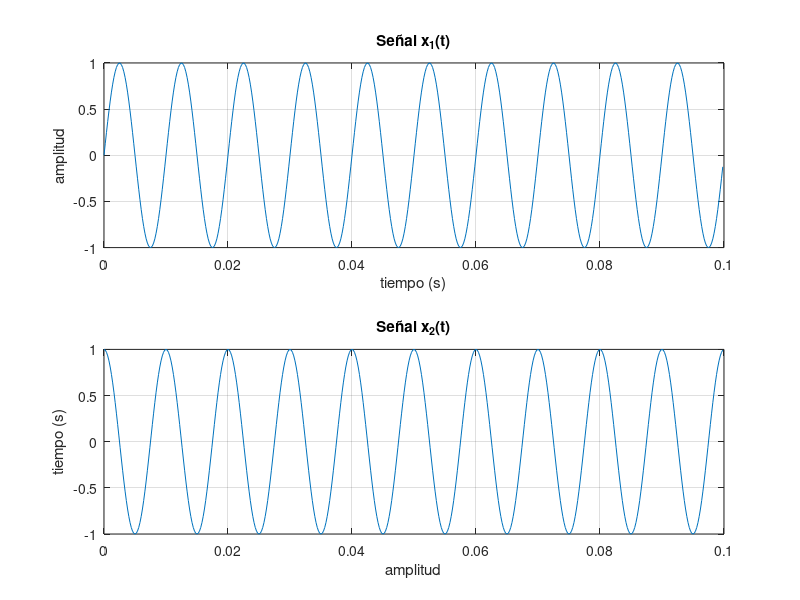
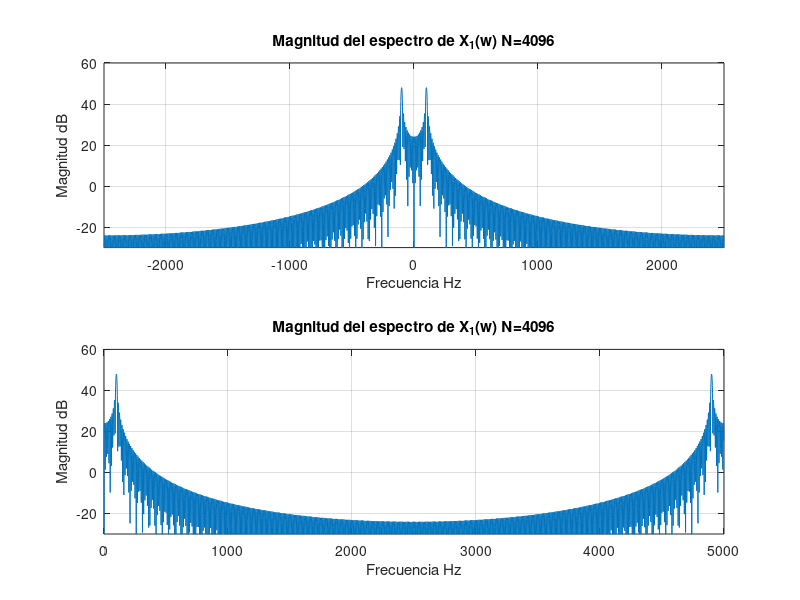
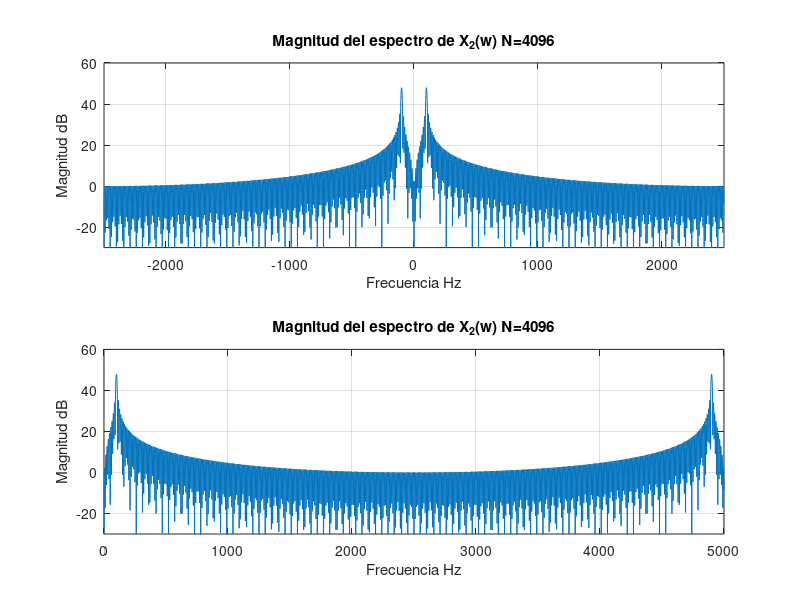
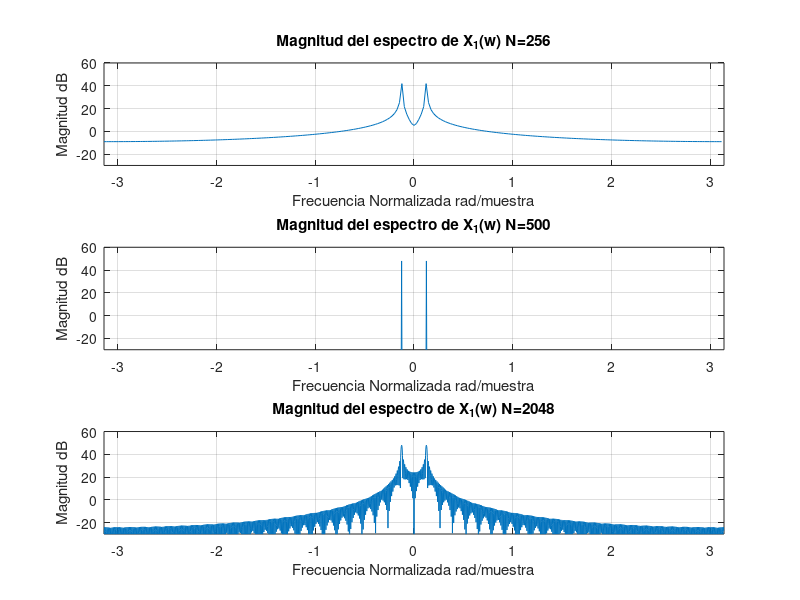

Reproduce these figures in MATLAB, in order. (Note: this script raises an error after producing the figures.)
clc
close all
%% I.1)
f=100;
w=2*pi*f;
fs=5000;
t = 0:1/fs:0.1-1/fs;

x1=sin(w*t);
x2=cos(w*t);

%señales x1(t) x2(t)
figure()
subplot(2,1,1)
plot(t,x1)
ylabel("amplitud")
xlabel("tiempo (s)")
title("Señal x_1(t)")
grid on
subplot(2,1,2)
plot(t,x2)
xlabel("amplitud")
ylabel("tiempo (s)")
title("Señal x_2(t)")
grid on

%calculo de FFT (X1(w), X2(w))
N = 4096;
X1 = fft(x1,N);
X2 = fft(x2,N);

w = -pi:2*pi/N:pi-2*pi/fs;
fa = -fs/2:fs/N:fs/2-fs/N;
fb = 0:fs/N:fs-fs/N;

figure()
subplot(2,1,1)
plot(fa,20*log10(abs(fftshift(X1))))
axis([-fs/2 fs/2 -30 60])
ylabel("Magnitud dB")
xlabel("Frecuencia Hz")
title("Magnitud del espectro de X_1(w) N=4096")
grid on
subplot(2,1,2)
plot(fb,20*log10(abs((X1))));
ylabel("Magnitud dB")
xlabel("Frecuencia Hz")
title("Magnitud del espectro de X_1(w) N=4096")
axis([0 fs -30 60])
grid on

figure()
subplot(2,1,1)
plot(fa,20*log10(abs(fftshift(X2))))
axis([-fs/2 fs/2 -30 60])
ylabel("Magnitud dB")
xlabel("Frecuencia Hz")
title("Magnitud del espectro de X_2(w) N=4096")
grid on
subplot(2,1,2)
plot(fb,20*log10(abs((X2))));
ylabel("Magnitud dB")
xlabel("Frecuencia Hz")
title("Magnitud del espectro de X_2(w) N=4096")
axis([0 fs -30 60])
grid on
%% I.2)
N2=256;
N3=500;
N4=2048;

w2 = -pi:2*pi/N2:pi-2*pi/fs;
w3 = -pi:2*pi/N3:pi-2*pi/fs;
w4 = -pi:2*pi/N4:pi-2*pi/fs;

X12 = fft(x1,N2);
X13 = fft(x1,N3);
X14 = fft(x1,N4);

X22 = fft(x2,N2);
X23 = fft(x2,N3);
X24 = fft(x2,N4);

% Espectro X1(w) para distintos largos N
figure()
subplot(3,1,1)
plot(w2,20*log10(abs(fftshift(X12))))
axis([-pi pi -30 60])
ylabel("Magnitud dB")
xlabel("Frecuencia Normalizada rad/muestra")
title("Magnitud del espectro de X_1(w) N=256")
grid on
subplot(3,1,2)
plot(w3,20*log10(abs(fftshift(X13))))
axis([-pi pi -30 60])
ylabel("Magnitud dB")
xlabel("Frecuencia Normalizada rad/muestra")
title("Magnitud del espectro de X_1(w) N=500")
grid on
subplot(3,1,3)
plot(w4,20*log10(abs(fftshift(X14))))
axis([-pi pi -30 60])
ylabel("Magnitud dB")
xlabel("Frecuencia Normalizada rad/muestra")
title("Magnitud del espectro de X_1(w) N=2048")
grid on

% Espectro X2(w) para distintos largos N
figure()
subplot(3,1,1)
plot(w2,20*log10(abs(fftshift(X22))))
axis([-pi pi -30 60])
ylabel("Magnitud dB")
xlabel("Frecuencia Normalizada rad/muestra")
title("Magnitud del espectro de X_2(w) N=256")
grid on
subplot(3,1,2)
plot(w3,20*log10(abs(fftshift(X23))))
axis([-pi pi -30 60])
ylabel("Magnitud dB")
xlabel("Frecuencia Normalizada rad/muestra")
title("Magnitud del espectro de X_2(w) N=500")
grid on
subplot(3,1,3)
plot(w4,20*log10(abs(fftshift(X24))))
axis([-pi pi -30 60])
ylabel("Magnitud dB")
xlabel("Frecuencia Normalizada rad/muestra")
title("Magnitud del espectro de X_2(w) N=2048")
grid on

% Re|Im X1(w)

figure()
subplot(3,2,1)
plot(w2,real(fftshift(X12)))
axis([-pi pi -30 60])
ylabel("Magnitud")
xlabel("Frecuencia Normalizada rad/muestra")
title("Parte real de X_1(w) N=256")
subplot(3,2,2)
plot(w2,imag(fftshift(X12)))
axis([-pi pi -30 60])
ylabel("Magnitud")
xlabel("Frecuencia Normalizada rad/muestra")
title("Parte imaginaria de X_1(w) N=256")
subplot(3,2,3)
plot(w3,real(fftshift(X13)))
axis([-pi pi -30 60])
ylabel("Magnitud")
xlabel("Frecuencia Normalizada rad/muestra")
title("Parte real de X_1(w) N=500")
subplot(3,2,4)
plot(w3,imag(fftshift(X13)))
axis([-pi pi -30 60])
ylabel("Magnitud")
xlabel("Frecuencia Normalizada rad/muestra")
title("Parte imaginaria de X_1(w) N=500")
subplot(3,2,5)
plot(w4,real(fftshift(X14)))
axis([-pi pi -30 60])
ylabel("Magnitud")
xlabel("Frecuencia Normalizada rad/muestra")
title("Parte real de X_1(w) N=2048")
subplot(3,2,6)
plot(w4,imag(fftshift(X14)))
axis([-pi pi -30 60])
ylabel("Magnitud")
xlabel("Frecuencia Normalizada rad/muestra")
title("Parte imaginaria de X_1(w) N=2048")

% Re|Im X2(w)

figure()
subplot(3,2,1)
plot(w2,real(fftshift(X22)))
axis([-pi pi -30 60])
ylabel("Magnitud")
xlabel("Frecuencia Normalizada rad/muestra")
title("Parte real de X_2(w) N=256")
subplot(3,2,2)
plot(w2,imag(fftshift(X22)))
axis([-pi pi -30 60])
ylabel("Magnitud")
xlabel("Frecuencia Normalizada rad/muestra")
title("Parte imaginaria de X_2(w) N=256")
subplot(3,2,3)
plot(w3,real(fftshift(X23)))
axis([-pi pi -30 60])
ylabel("Magnitud")
xlabel("Frecuencia Normalizada rad/muestra")
title("Parte real de X_2(w) N=500")
subplot(3,2,4)
plot(w3,imag(fftshift(X23)))
axis([-pi pi -30 60])
ylabel("Magnitud")
xlabel("Frecuencia Normalizada rad/muestra")
title("Parte imaginaria de X_2(w) N=500")
subplot(3,2,5)
plot(w4,real(fftshift(X24)))
axis([-pi pi -30 60])
ylabel("Magnitud")
xlabel("Frecuencia Normalizada rad/muestra")
title("Parte real de X_2(w) N=2048")
subplot(3,2,6)
plot(w4,imag(fftshift(X24)))
axis([-pi pi -30 60])
ylabel("Magnitud")
xlabel("Frecuencia Normalizada rad/muestra")
title("Parte imaginaria de X_2(w) N=2048")

%% II.1)
fs=5000;
t = 0:1/fs:0.1-1/fs;
x = 0.5*cos(2*pi*100*t) + 1.5*cos(2*pi*500*t);
%varianza -> sigma ^2
r = sqrt(2)*randn(1,length(x));
y = x+r;

figure()
plot(t,y)

f = 0:fs/500:fs-fs/500;
X = fft(x);
Y = fft(y);

figure()
subplot(2,1,1)
plot(f,(abs(X)))
ylabel("Magnitud")
xlabel("Frecuencia Normalizada rad/muestra")
title("Magnitud del espectro de la señal limpia")
axis([0 1001 -30 600])
subplot(2,1,2)
plot(f,(abs(Y)))
ylabel("Magnitud")
xlabel("Frecuencia Normalizada rad/muestra")
title("Magnitud del espectro de la señal con ruido")
axis([0 1001 -10 600])

%20log10 amplitud en decibeles 
xmax = max(20*log10(abs(X)));
ymax = max(20*log10(abs(Y)));

figure()
subplot(2,1,1)
plot(f,20*log10(abs(X))-xmax)
axis([0 1001 -60 10])
ylabel("Magnitud Normalizada dB")
xlabel("Frecuencia Normalizada rad/muestra")
title("Magnitud normalizada del espectro de la señal limpia en dB")
axis([0 1001 -60 10])
subplot(2,1,2)
plot(f,20*log10(abs(Y))-ymax)
ylabel("Magnitud Normalizada dB")
xlabel("Frecuencia Normalizada rad/muestra")
title("Magnitud normalizada del espectro de la señal con ruido en dB")
axis([0 1001 -60 10])

%para un periodo de tiempo de un segundo, debe ajustarse: 
% t = 0:1/fs:1-1/fs; f = 0:fs;

%% III.1) Filtrado en dominio de la frequencia.

%% IV.1)

N = 8;
n = 0:N-1;

% x = e^2pin/n
x=cos(2*pi*n/N)-1i*sin(2*pi*n/N);

% x = delta()
%x = zeros(8,1);
%x(1)=1;

% x = 1
%x = ones(8,1);

% x = cos(2pin/N)
%x = cos(2*pi*n/N);
t=0:0.5/N:0.5-0.5/N;
figure()
stem(t,x)
X = DFTsum(x);
w = 0:2*pi/N:2*pi-2*pi/N;
figure()
stem(w,abs(X))
X2 = fft(x);
figure()
stem(w,abs(X2))
%% IV.2)

%% IV.3)
x1=cos(2*pi*100*t);
fs = 5000;
t = 0:1/fs:1-1/fs;
X1 = DFTsum(x1);
w = -pi:2*pi/5000:pi-2*pi/5000;
figure()
stem(w,abs(X1));

X3 = fft(x1,500);
w3 = -pi:2*pi/500:pi-2*pi/500;
stem(w3,abs(X3));

%% V.1)
N = 8;
t=0:0.5/N:0.5-0.5/N;
xe = cos(2*pi*100*t);
Xe = DFTmatrix(xe);
w = -pi:2*pi/N:pi-2*pi/N;
figure()
stem(w,abs(Xe))


%%
function A = genAmatrix(N)
    A = zeros(N);
    for k=1:N
        for n=1:N
            A(k,n)=exp(-1i*2*pi*(k-1)*(n-1)/N);
        end
    end
end

function X = DFTmatrix(x)
    A = genAmatrix(8);
    X = A*x';

end

function X = DFTsum(x)
    N = 5000;
    X = zeros(size(N));
    for k=1:N
        XK = 0;
        for n=1:N
            theta = 2*pi*(k-1)*(n-1)/N;
            XK= XK + x(n)*(cos(theta)-1i*sin(theta));
        end
        X(k) = XK;

    end
end